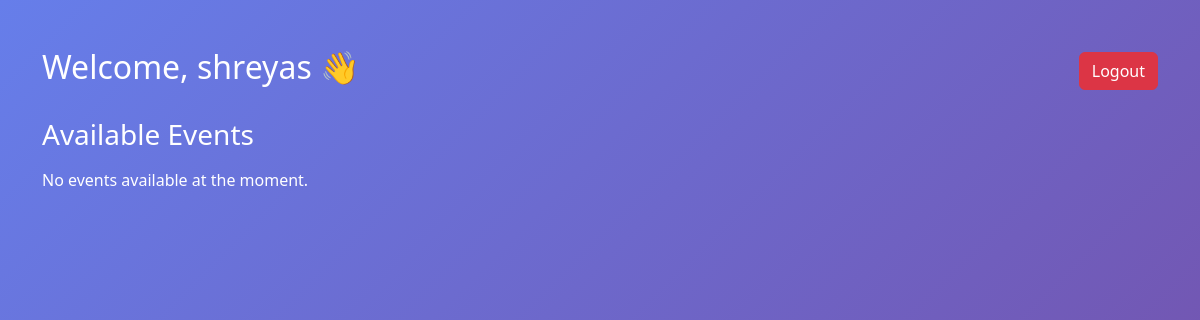
The app's page /student/dashboard/ (signed in), older data.
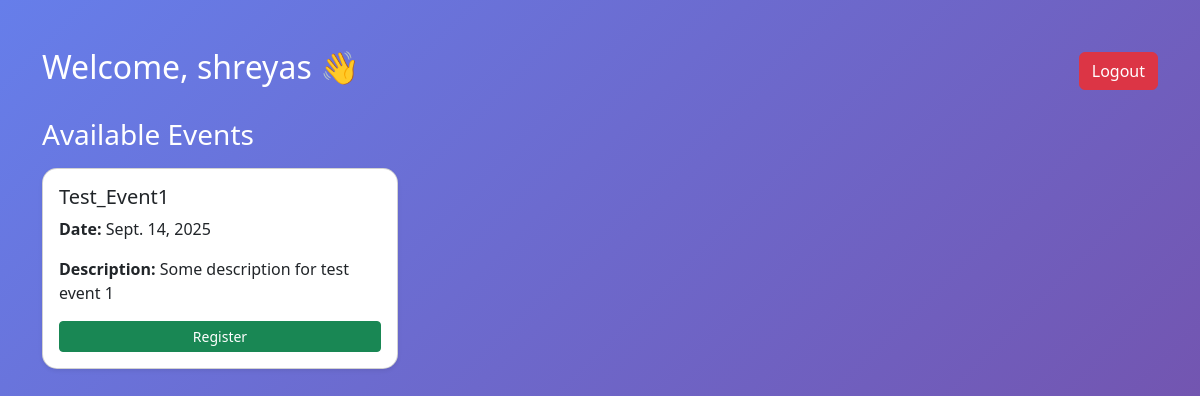
The same page, newer data.
### accounts/models.py (models this page shows, shortened)
class Event(models.Model):
    title = models.CharField(max_length=200)
    description = models.TextField()
    date = models.DateField()
    venue = models.CharField(max_length=200)
    category = models.CharField(max_length=50)
    poster = models.ImageField(upload_to="event_posters/", blank=True, null=True)
    created_by = models.ForeignKey(
        CustomUser,
        on_delete=models.CASCADE,
        related_name="events",
        null=True,
        blank=True
    )

### accounts/views.py (the view)
# urls.py: path("student/dashboard/", views.student_dashboard, name="student_dashboard"),
@login_required(login_url="accounts:login")
def student_dashboard(request):
    events = Event.objects.all()
    registrations = Registration.objects.filter(student=request.user)
    return render(request, "accounts/student_dashboard.html", {
        "events": events,
        "registrations": registrations
    })

### accounts/templates/accounts/student_dashboard.html (shortened to what this page needs)
{% extends "base.html" %}
{% block body_class %}dashboard-body{% endblock %}
{% block content %}
<div class="container py-5">
  <div class="d-flex justify-content-between align-items-center mb-4">
    <h2 class="text-white">Welcome, {{ user.username }} 👋</h2>
    <a href="{% url 'accounts:logout' %}" class="btn btn-danger">Logout</a>
  </div>
  <h3 class="text-white mb-3">Available Events</h3>
  <div class="row">
    {% if events %}
      {% for event in events %}
        <div class="col-md-4 mb-4">
          <div class="card shadow-sm h-100">
            <div class="card-body d-flex flex-column">
              <h5 class="card-title">{{ event.title }}</h5>
              <p class="card-text"><strong>Date:</strong> {{ event.date }}</p>
              <p class="card-text"><strong>Description:</strong> {{ event.description|default:"No description" }}</p>
              <div class="mt-auto">
                <a href="{% url 'accounts:register_event' event.id %}"
                   class="btn btn-success btn-sm w-100">
                  Register
                </a>
              </div>
            </div>
          </div>
        </div>
      {% endfor %}
    {% else %}
      <p class="text-white">No events available at the moment.</p>
    {% endif %}
  </div>
</div>
{% endblock %}

Row changes from the older to the newer data that the page shows:
added Event: title "Test_Event1", date "Sept. 14, 2025", description "Some description for test event 1"
Text that changed along with them:
text no longer shown: "No events available at the moment."
